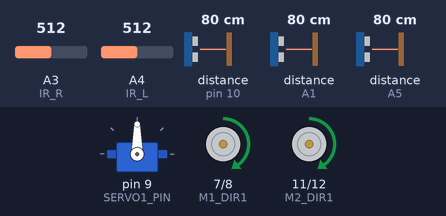
This sketch was run on a simulated Arduino Uno, built with avr-gcc and run on an emulated ATmega328P. Shown: servo, motor-driver pin pairs drawn as motors (green arrow = first pin HIGH = forward, orange = second pin HIGH = backward, longer = more drive, scaled by the enable pin). Wiring (inferred from the names in the program): 3 × ultrasonic range finder: trigger pin 2, echo A5 / trigger pin 13, echo pin 10 / trigger A2, echo A1. The test bench sets the inputs (shaded band); at power-on: A3 (IR_R) = 512, A4 (IR_L) = 512, distance to the obstacle (sensors on pin 10, A1, A5) 80 cm. The echo pulse lasts 58.3 µs per cm.

Above: at 0.1 s.
Timing chart, 0 to 1.6 s (numbered marks = the images above):
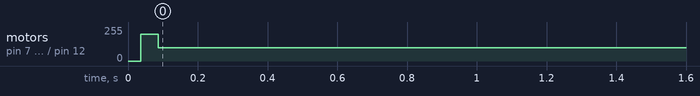

The sketch:

RC_Car.ino
```cpp
#include <Servo.h>
Servo servo;

const int SERVO1_PIN = 9;      // 서보모터1 연결핀
const int IR_R = A3;  //  적외선센서 우측 핀
const int IR_L = A4;  // 적외선센서 좌측 핀

const int M1_PWM = 5;   // DC모터1 PWM 핀 왼
const int M1_DIR1 = 7;   // DC모터1 DIR1 핀
const int M1_DIR2 = 8;   // DC모터 1 DIR2 핀

const int M2_PWM = 6;   // DC모터2 PWM 핀
const int M2_DIR1 = 11;   // DC모터2 DIR1 핀
const int M2_DIR2 = 12;   // DC모터2 DIR2 핀

const int FC_TRIG  = 13;   // 전방 초음파 센서 TRIG 핀
const int FC_ECHO = 10;  // 전방 초음파 센서 ECHO 핀
const int L_TRIG = A2;  // 좌측 초음파 센서 TRIG 핀
const int L_ECHO = A1;  // 좌측 초음파 센서 ECHO 핀
const int R_TRIG = 2;   // 우측 초음파 센서 TRIG 핀
const int R_ECHO = A5;  // 우측 초음파 센서 ECHO 핀

const int MAX_DISTANCE = 2000; // 초음파 센서의 최대 감지거리


float center;
float left;
float right;

int state = 0;

// 자동차 튜닝 파라미터 =====================================================================
int detect_ir = 27; // 검출선이 흰색과 검정색 비교


int punch_pwm = 200; // 정지 마찰력 극복 출력 (0 ~ 255)
int punch_time = 50; // 정지 마찰력 극복 시간 (단위 msec)
int stop_time = 300; // 전진후진 전환 시간 (단위 msec)

int max_ai_pwm = 130; // 자율주행 모터 최대 출력 (0 ~ 255)
int min_ai_pwm = 70; // 자율주행 모터 최소 출력 (0 ~ 255)

int angle_offset = 0; // 서보 모터 중앙각 오프셋 (단위: 도)
int angle_limit = 55; // 서보 모터 회전 제한 각 (단위: 도)

int center_detect = 200; // 전방 감지 거리 (단위: mm)
int center_start = 160; // 전방 출발 거리 (단위: mm)
int center_stop = 70; // 전방 멈춤 거리 (단위: mm)

int side_detect = 100; // 좌우 감지 거리 (단위: mm)


float cur_steering;
float cur_speed;
float compute_steering;
float compute_speed;

float max_pwm;
float min_pwm;

// 초음파 거리측정
float GetDistance(int trig, int echo)
{
    digitalWrite(trig, LOW);
    delayMicroseconds(4);
    digitalWrite(trig, HIGH);
    delayMicroseconds(20);
    digitalWrite(trig, LOW);

    unsigned long duration = pulseIn(echo, HIGH, 5000);
    if (duration == 0)
        return MAX_DISTANCE;
    else
        return duration * 0.17;     // 음속 340m/s
}

bool ir_sensing(int pin) {
    if(analogRead(pin)>detect_ir)
      return false;
    else
      return true;
}

// 앞바퀴 조향
void SetSteering(float steering)
{
    cur_steering = constrain(steering, -1, 1);// constrain -1~ 1 값으로 제한

    float angle = cur_steering * angle_limit;
    int servoAngle = angle + 90;
    servoAngle += angle_offset;

    servoAngle = constrain(servoAngle, 0, 180);
    servo.write(servoAngle);
    delay(20);
}


// 뒷바퀴 모터회전
void SetSpeed(float speed)
{
    speed = constrain(speed, -1, 1);

    if ((cur_speed * speed < 0) // 움직이는 중 반대 방향 명령이거나
            || (cur_speed != 0 && speed == 0)) // 움직이다가 정지라면
    {
        cur_speed = 0;
        digitalWrite(M1_PWM, HIGH);
        digitalWrite(M1_DIR1, LOW);
        digitalWrite(M1_DIR2, LOW);

        digitalWrite(M2_PWM, HIGH);
        digitalWrite(M2_DIR1, LOW);
        digitalWrite(M2_DIR2, LOW);

        if (stop_time > 0)
            delay(stop_time);
    }

    if (cur_speed == 0 && speed != 0) // 정지상태에서 출발이라면
    {
        if (punch_time > 0)
        {
            if (speed > 0)
            {
                analogWrite(M1_PWM, punch_pwm);
                digitalWrite(M1_DIR1, HIGH);
                digitalWrite(M1_DIR2, LOW);

                analogWrite(M2_PWM, punch_pwm);
                digitalWrite(M2_DIR1, HIGH);
                digitalWrite(M2_DIR2, LOW);
            }
            else if (speed < 0)
            {
                analogWrite(M1_PWM, punch_pwm);
                digitalWrite(M1_DIR1, LOW);
                digitalWrite(M1_DIR2, HIGH);

                analogWrite(M2_PWM, punch_pwm);
                digitalWrite(M2_DIR1, LOW);
                digitalWrite(M2_DIR2, HIGH);
            }
            delay(punch_time);
        }
    }

    if (speed != 0) // 명령이 정지가 아니라면
    {
        int pwm = abs(speed) * (max_pwm - min_pwm) + min_pwm;           // 0 ~ 255로 변환

        if (speed  > 0)
        {
            analogWrite(M1_PWM, pwm);
            digitalWrite(M1_DIR1, HIGH);
            digitalWrite(M1_DIR2, LOW);

            analogWrite(M2_PWM, pwm);
            digitalWrite(M2_DIR1, HIGH);
            digitalWrite(M2_DIR2, LOW);
        }
        else if (speed < 0)
        {
            analogWrite(M1_PWM, pwm);
            digitalWrite(M1_DIR1, LOW);
            digitalWrite(M1_DIR2, HIGH);

            analogWrite(M2_PWM, pwm);
            digitalWrite(M2_DIR1, LOW);
            digitalWrite(M2_DIR2, HIGH);
        }
    }
    cur_speed = speed;
}

void driving() {
//    float a = 0.1;
//    for(int i = 0; i < 10; i++){
//        SetSteering(i*a);
//        delay(15);
//    }
    compute_steering = cur_steering;
    compute_speed = cur_speed;

    center = GetDistance(FC_TRIG, FC_ECHO);
    left = GetDistance(L_TRIG, L_ECHO);
    right = GetDistance(R_TRIG, R_ECHO);

    if (state == 0) {
        straight();
        /* 예시
            if (ir_sensing(IR_R) <= detect_ir && ir_sensing(IR_L) <= detect_ir) { //양쪽 차선이 검출된 경우
             state = 2;
            }
            if (left <= side_detect && right <= side_detect) {
             state = 1;
            }
            if (center <= center_detect) {
             state = 3;
            }*/
    }
    SetSpeed(compute_speed);
    SetSteering(compute_steering);
//    delay(300);
}

void straight() { // 기본주행
    if (ir_sensing(IR_R) == false && ir_sensing(IR_L) == false ) {  //차선이 검출되지 않을 경우 직진
        compute_steering = 0;
        compute_speed = 0.5;
//        Serial.print("straight\n");
    }

  else if (ir_sensing(IR_R) == true && ir_sensing(IR_L) == false) { // 오른쪽 차선이 검출된 경우
        compute_steering = -1;
        compute_speed = 0.1;
//        Serial.print("left\n");
    }

  else if (ir_sensing(IR_L) == true && ir_sensing(IR_R) == false ) { //왼쪽 차선이 검출된 경우
        compute_steering = 1;
        compute_speed = 0.1;
//        Serial.print("right\n");
    }
}

void setup() {

    Serial.begin(115200);
    servo.attach(SERVO1_PIN); //서보모터 초기화

    pinMode(IR_R, INPUT);
    pinMode(IR_L, INPUT);

    pinMode(M1_PWM, OUTPUT);
    pinMode(M1_DIR1, OUTPUT);
    pinMode(M1_DIR2, OUTPUT);
    pinMode(M2_PWM, OUTPUT);
    pinMode(M2_DIR1, OUTPUT);
    pinMode(M2_DIR2, OUTPUT);

    pinMode(FC_TRIG, OUTPUT);
    pinMode(FC_ECHO, INPUT);

    pinMode(L_TRIG, OUTPUT);
    pinMode(L_ECHO, INPUT);

    pinMode(R_TRIG, OUTPUT);
    pinMode(R_ECHO, INPUT);

    max_pwm = max_ai_pwm;
    min_pwm = min_ai_pwm;

    SetSteering(0);
    SetSpeed(0);
}

void loop() {
    driving();
}
```

Measured:
- by itself, motor on pin 7 (M1_DIR1) / pin 8 (M1_DIR2), motor on pin 11 (M2_DIR1) / pin 12 (M2_DIR2): stopped → forward 100/255 at 0.04 s
